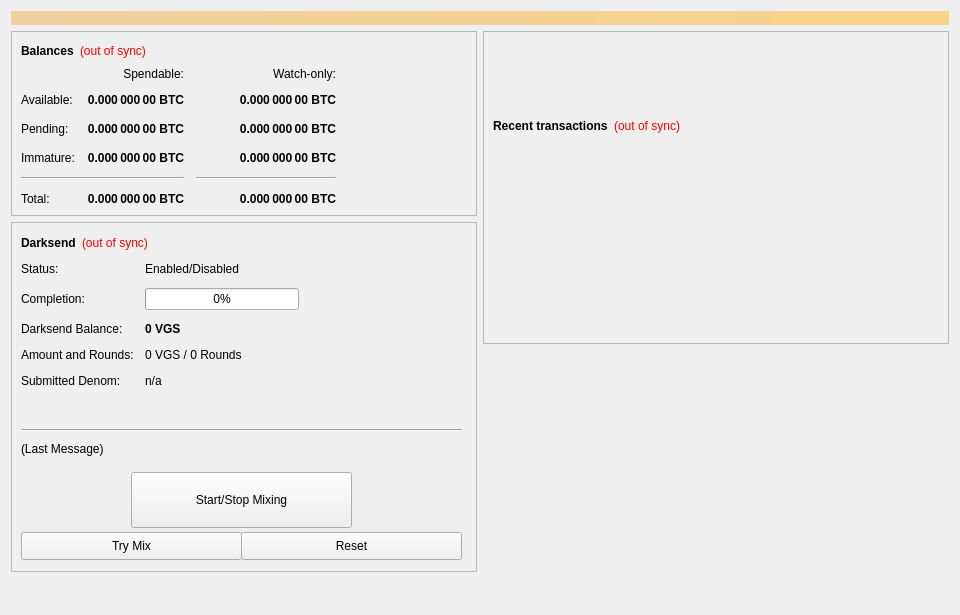
<?xml version="1.0" encoding="UTF-8"?>
<ui version="4.0">
 <class>OverviewPage</class>
 <widget class="QWidget" name="OverviewPage">
  <property name="geometry">
   <rect>
    <x>0</x>
    <y>0</y>
    <width>960</width>
    <height>615</height>
   </rect>
  </property>
  <property name="minimumSize">
   <size>
    <width>960</width>
    <height>0</height>
   </size>
  </property>
  <property name="windowTitle">
   <string>Form</string>
  </property>
  <layout class="QVBoxLayout" name="topLayout">
   <item>
    <widget class="QLabel" name="labelAlerts">
     <property name="visible">
      <bool>false</bool>
     </property>
     <property name="styleSheet">
      <string notr="true">background-color: qlineargradient(x1: 0, y1: 0, x2: 1, y2: 0, stop:0 #F0D0A0, stop:1 #F8D488); color:#000000;</string>
     </property>
     <property name="wordWrap">
      <bool>true</bool>
     </property>
     <property name="margin">
      <number>3</number>
     </property>
    </widget>
   </item>
   <item>
    <layout class="QHBoxLayout" name="horizontalLayout" stretch="1,1">
     <item>
      <layout class="QVBoxLayout" name="verticalLayout_2">
       <item>
        <widget class="QFrame" name="frame">
         <property name="frameShape">
          <enum>QFrame::StyledPanel</enum>
         </property>
         <property name="frameShadow">
          <enum>QFrame::Raised</enum>
         </property>
         <layout class="QVBoxLayout" name="verticalLayout_4">
          <item>
           <layout class="QHBoxLayout" name="horizontalLayout_4">
            <item>
             <widget class="QLabel" name="label_5">
              <property name="font">
               <font>
                <weight>75</weight>
                <bold>true</bold>
               </font>
              </property>
              <property name="text">
               <string>Balances</string>
              </property>
             </widget>
            </item>
            <item>
             <widget class="QLabel" name="labelWalletStatus">
              <property name="cursor">
               <cursorShape>WhatsThisCursor</cursorShape>
              </property>
              <property name="toolTip">
               <string>The displayed information may be out of date. Your wallet automatically synchronizes with the VGS network after a connection is established, but this process has not completed yet.</string>
              </property>
              <property name="styleSheet">
               <string notr="true">QLabel { color: red; }</string>
              </property>
              <property name="text">
               <string notr="true">(out of sync)</string>
              </property>
              <property name="alignment">
               <set>Qt::AlignLeading|Qt::AlignLeft|Qt::AlignVCenter</set>
              </property>
             </widget>
            </item>
            <item>
             <spacer name="horizontalSpacer_3">
              <property name="orientation">
               <enum>Qt::Horizontal</enum>
              </property>
              <property name="sizeHint" stdset="0">
               <size>
                <width>40</width>
                <height>20</height>
               </size>
              </property>
             </spacer>
            </item>
           </layout>
          </item>
          <item>
           <layout class="QGridLayout" name="gridLayout">
            <property name="spacing">
             <number>12</number>
            </property>
            <item row="2" column="2">
             <widget class="QLabel" name="labelWatchPending">
              <property name="font">
               <font>
                <weight>75</weight>
                <bold>true</bold>
               </font>
              </property>
              <property name="cursor">
               <cursorShape>IBeamCursor</cursorShape>
              </property>
              <property name="toolTip">
               <string>Unconfirmed transactions to watch-only addresses</string>
              </property>
              <property name="text">
               <string notr="true">0.000 000 00 BTC</string>
              </property>
              <property name="alignment">
               <set>Qt::AlignRight|Qt::AlignTrailing|Qt::AlignVCenter</set>
              </property>
              <property name="textInteractionFlags">
               <set>Qt::LinksAccessibleByMouse|Qt::TextSelectableByKeyboard|Qt::TextSelectableByMouse</set>
              </property>
             </widget>
            </item>
            <item row="2" column="1">
             <widget class="QLabel" name="labelUnconfirmed">
              <property name="font">
               <font>
                <weight>75</weight>
                <bold>true</bold>
               </font>
              </property>
              <property name="cursor">
               <cursorShape>IBeamCursor</cursorShape>
              </property>
              <property name="toolTip">
               <string>Total of transactions that have yet to be confirmed, and do not yet count toward the spendable balance</string>
              </property>
              <property name="text">
               <string notr="true">0.000 000 00 BTC</string>
              </property>
              <property name="alignment">
               <set>Qt::AlignRight|Qt::AlignTrailing|Qt::AlignVCenter</set>
              </property>
              <property name="textInteractionFlags">
               <set>Qt::LinksAccessibleByMouse|Qt::TextSelectableByKeyboard|Qt::TextSelectableByMouse</set>
              </property>
             </widget>
            </item>
            <item row="3" column="2">
             <widget class="QLabel" name="labelWatchImmature">
              <property name="font">
               <font>
                <weight>75</weight>
                <bold>true</bold>
               </font>
              </property>
              <property name="cursor">
               <cursorShape>IBeamCursor</cursorShape>
              </property>
              <property name="toolTip">
               <string>Staked or masternode rewards in watch-only addresses that has not yet matured</string>
              </property>
              <property name="text">
               <string notr="true">0.000 000 00 BTC</string>
              </property>
              <property name="alignment">
               <set>Qt::AlignRight|Qt::AlignTrailing|Qt::AlignVCenter</set>
              </property>
              <property name="textInteractionFlags">
               <set>Qt::LinksAccessibleByMouse|Qt::TextSelectableByKeyboard|Qt::TextSelectableByMouse</set>
              </property>
             </widget>
            </item>
            <item row="4" column="0" colspan="2">
             <widget class="Line" name="lineSpendableBalance">
              <property name="orientation">
               <enum>Qt::Horizontal</enum>
              </property>
             </widget>
            </item>
            <item row="4" column="2">
             <widget class="Line" name="lineWatchBalance">
              <property name="sizePolicy">
               <sizepolicy hsizetype="Preferred" vsizetype="Fixed">
                <horstretch>0</horstretch>
                <verstretch>0</verstretch>
               </sizepolicy>
              </property>
              <property name="minimumSize">
               <size>
                <width>140</width>
                <height>0</height>
               </size>
              </property>
              <property name="orientation">
               <enum>Qt::Horizontal</enum>
              </property>
             </widget>
            </item>
            <item row="5" column="0">
             <widget class="QLabel" name="labelTotalText">
              <property name="text">
               <string>Total:</string>
              </property>
             </widget>
            </item>
            <item row="3" column="1">
             <widget class="QLabel" name="labelImmature">
              <property name="font">
               <font>
                <weight>75</weight>
                <bold>true</bold>
               </font>
              </property>
              <property name="cursor">
               <cursorShape>IBeamCursor</cursorShape>
              </property>
              <property name="toolTip">
               <string>Staked or masternode rewards that has not yet matured</string>
              </property>
              <property name="text">
               <string notr="true">0.000 000 00 BTC</string>
              </property>
              <property name="alignment">
               <set>Qt::AlignRight|Qt::AlignTrailing|Qt::AlignVCenter</set>
              </property>
              <property name="textInteractionFlags">
               <set>Qt::LinksAccessibleByMouse|Qt::TextSelectableByKeyboard|Qt::TextSelectableByMouse</set>
              </property>
             </widget>
            </item>
            <item row="2" column="3">
             <spacer name="horizontalSpacer_2">
              <property name="orientation">
               <enum>Qt::Horizontal</enum>
              </property>
              <property name="sizeHint" stdset="0">
               <size>
                <width>40</width>
                <height>20</height>
               </size>
              </property>
             </spacer>
            </item>
            <item row="3" column="0">
             <widget class="QLabel" name="labelImmatureText">
              <property name="text">
               <string>Immature:</string>
              </property>
             </widget>
            </item>
            <item row="5" column="1">
             <widget class="QLabel" name="labelTotal">
              <property name="font">
               <font>
                <weight>75</weight>
                <bold>true</bold>
               </font>
              </property>
              <property name="cursor">
               <cursorShape>IBeamCursor</cursorShape>
              </property>
              <property name="toolTip">
               <string>Your current total balance</string>
              </property>
              <property name="text">
               <string notr="true">0.000 000 00 BTC</string>
              </property>
              <property name="alignment">
               <set>Qt::AlignRight|Qt::AlignTrailing|Qt::AlignVCenter</set>
              </property>
              <property name="textInteractionFlags">
               <set>Qt::LinksAccessibleByMouse|Qt::TextSelectableByKeyboard|Qt::TextSelectableByMouse</set>
              </property>
             </widget>
            </item>
            <item row="5" column="2">
             <widget class="QLabel" name="labelWatchTotal">
              <property name="font">
               <font>
                <weight>75</weight>
                <bold>true</bold>
               </font>
              </property>
              <property name="cursor">
               <cursorShape>IBeamCursor</cursorShape>
              </property>
              <property name="toolTip">
               <string>Current total balance in watch-only addresses</string>
              </property>
              <property name="text">
               <string notr="true">0.000 000 00 BTC</string>
              </property>
              <property name="alignment">
               <set>Qt::AlignRight|Qt::AlignTrailing|Qt::AlignVCenter</set>
              </property>
              <property name="textInteractionFlags">
               <set>Qt::LinksAccessibleByMouse|Qt::TextSelectableByKeyboard|Qt::TextSelectableByMouse</set>
              </property>
             </widget>
            </item>
            <item row="0" column="2">
             <widget class="QLabel" name="labelWatchonly">
              <property name="text">
               <string>Watch-only:</string>
              </property>
              <property name="alignment">
               <set>Qt::AlignRight|Qt::AlignTrailing|Qt::AlignVCenter</set>
              </property>
             </widget>
            </item>
            <item row="1" column="0">
             <widget class="QLabel" name="labelBalanceText">
              <property name="text">
               <string>Available:</string>
              </property>
             </widget>
            </item>
            <item row="1" column="1">
             <widget class="QLabel" name="labelBalance">
              <property name="font">
               <font>
                <weight>75</weight>
                <bold>true</bold>
               </font>
              </property>
              <property name="cursor">
               <cursorShape>IBeamCursor</cursorShape>
              </property>
              <property name="toolTip">
               <string>Your current spendable balance</string>
              </property>
              <property name="text">
               <string notr="true">0.000 000 00 BTC</string>
              </property>
              <property name="alignment">
               <set>Qt::AlignRight|Qt::AlignTrailing|Qt::AlignVCenter</set>
              </property>
              <property name="textInteractionFlags">
               <set>Qt::LinksAccessibleByMouse|Qt::TextSelectableByKeyboard|Qt::TextSelectableByMouse</set>
              </property>
             </widget>
            </item>
            <item row="1" column="2">
             <widget class="QLabel" name="labelWatchAvailable">
              <property name="font">
               <font>
                <weight>75</weight>
                <bold>true</bold>
               </font>
              </property>
              <property name="cursor">
               <cursorShape>IBeamCursor</cursorShape>
              </property>
              <property name="toolTip">
               <string>Your current balance in watch-only addresses</string>
              </property>
              <property name="text">
               <string notr="true">0.000 000 00 BTC</string>
              </property>
              <property name="alignment">
               <set>Qt::AlignRight|Qt::AlignTrailing|Qt::AlignVCenter</set>
              </property>
              <property name="textInteractionFlags">
               <set>Qt::LinksAccessibleByMouse|Qt::TextSelectableByKeyboard|Qt::TextSelectableByMouse</set>
              </property>
             </widget>
            </item>
            <item row="2" column="0">
             <widget class="QLabel" name="labelPendingText">
              <property name="text">
               <string>Pending:</string>
              </property>
             </widget>
            </item>
            <item row="0" column="1">
             <widget class="QLabel" name="labelSpendable">
              <property name="text">
               <string>Spendable:</string>
              </property>
              <property name="alignment">
               <set>Qt::AlignRight|Qt::AlignTrailing|Qt::AlignVCenter</set>
              </property>
             </widget>
            </item>
           </layout>
          </item>
         </layout>
        </widget>
       </item>
       <item>
        <widget class="QFrame" name="frameDarksend">
         <property name="minimumSize">
          <size>
           <width>0</width>
           <height>350</height>
          </size>
         </property>
         <property name="layoutDirection">
          <enum>Qt::LeftToRight</enum>
         </property>
         <property name="frameShape">
          <enum>QFrame::StyledPanel</enum>
         </property>
         <property name="frameShadow">
          <enum>QFrame::Raised</enum>
         </property>
         <widget class="QWidget" name="formLayoutWidget">
          <property name="geometry">
           <rect>
            <x>10</x>
            <y>40</y>
            <width>451</width>
            <height>161</height>
           </rect>
          </property>
          <layout class="QFormLayout" name="formLayout">
           <property name="fieldGrowthPolicy">
            <enum>QFormLayout::AllNonFixedFieldsGrow</enum>
           </property>
           <property name="horizontalSpacing">
            <number>11</number>
           </property>
           <property name="verticalSpacing">
            <number>12</number>
           </property>
           <item row="0" column="0">
            <widget class="QLabel" name="label_6">
             <property name="text">
              <string>Status:</string>
             </property>
            </widget>
           </item>
           <item row="1" column="0">
            <widget class="QLabel" name="label_7">
             <property name="text">
              <string>Completion:</string>
             </property>
            </widget>
           </item>
           <item row="1" column="1">
            <widget class="QProgressBar" name="DarksendProgress">
             <property name="maximumSize">
              <size>
               <width>154</width>
               <height>16777215</height>
              </size>
             </property>
             <property name="value">
              <number>0</number>
             </property>
            </widget>
           </item>
           <item row="2" column="0">
            <widget class="QLabel" name="labelAnonymizedText">
             <property name="text">
              <string>Darksend Balance:</string>
             </property>
            </widget>
           </item>
           <item row="2" column="1">
            <widget class="QLabel" name="labelAnonymized">
             <property name="font">
              <font>
               <weight>75</weight>
               <bold>true</bold>
              </font>
             </property>
             <property name="text">
              <string notr="true">0 VGS</string>
             </property>
            </widget>
           </item>
           <item row="3" column="0">
            <widget class="QLabel" name="label_8">
             <property name="text">
              <string>Amount and Rounds:</string>
             </property>
            </widget>
           </item>
           <item row="3" column="1">
            <widget class="QLabel" name="labelAmountRounds">
             <property name="text">
              <string>0 VGS / 0 Rounds</string>
             </property>
            </widget>
           </item>
           <item row="4" column="0">
            <widget class="QLabel" name="label_9">
             <property name="text">
              <string>Submitted Denom:</string>
             </property>
            </widget>
           </item>
           <item row="4" column="1">
            <widget class="QLabel" name="labelSubmittedDenom">
             <property name="toolTip">
              <string>The denominations you submitted to the Masternode.&lt;br&gt;To mix, other users must submit the exact same denominations.</string>
             </property>
             <property name="text">
              <string>n/a</string>
             </property>
            </widget>
           </item>
           <item row="0" column="1">
            <widget class="QLabel" name="DarksendEnabled">
             <property name="text">
              <string>Enabled/Disabled</string>
             </property>
            </widget>
           </item>
          </layout>
         </widget>
         <widget class="QPushButton" name="runAutoDenom">
          <property name="geometry">
           <rect>
            <x>251</x>
            <y>17</y>
            <width>1</width>
            <height>1</height>
           </rect>
          </property>
          <property name="palette">
           <palette>
            <active>
             <colorrole role="WindowText">
              <brush brushstyle="SolidPattern">
               <color alpha="255">
                <red>0</red>
                <green>0</green>
                <blue>0</blue>
               </color>
              </brush>
             </colorrole>
             <colorrole role="Button">
              <brush brushstyle="SolidPattern">
               <color alpha="255">
                <red>239</red>
                <green>238</green>
                <blue>238</blue>
               </color>
              </brush>
             </colorrole>
             <colorrole role="Light">
              <brush brushstyle="SolidPattern">
               <color alpha="255">
                <red>255</red>
                <green>255</green>
                <blue>255</blue>
               </color>
              </brush>
             </colorrole>
             <colorrole role="Midlight">
              <brush brushstyle="SolidPattern">
               <color alpha="255">
                <red>247</red>
                <green>246</green>
                <blue>246</blue>
               </color>
              </brush>
             </colorrole>
             <colorrole role="Dark">
              <brush brushstyle="SolidPattern">
               <color alpha="255">
                <red>119</red>
                <green>119</green>
                <blue>119</blue>
               </color>
              </brush>
             </colorrole>
             <colorrole role="Mid">
              <brush brushstyle="SolidPattern">
               <color alpha="255">
                <red>159</red>
                <green>159</green>
                <blue>159</blue>
               </color>
              </brush>
             </colorrole>
             <colorrole role="Text">
              <brush brushstyle="SolidPattern">
               <color alpha="255">
                <red>0</red>
                <green>0</green>
                <blue>0</blue>
               </color>
              </brush>
             </colorrole>
             <colorrole role="BrightText">
              <brush brushstyle="SolidPattern">
               <color alpha="255">
                <red>255</red>
                <green>255</green>
                <blue>255</blue>
               </color>
              </brush>
             </colorrole>
             <colorrole role="ButtonText">
              <brush brushstyle="SolidPattern">
               <color alpha="255">
                <red>0</red>
                <green>0</green>
                <blue>0</blue>
               </color>
              </brush>
             </colorrole>
             <colorrole role="Base">
              <brush brushstyle="SolidPattern">
               <color alpha="255">
                <red>255</red>
                <green>255</green>
                <blue>255</blue>
               </color>
              </brush>
             </colorrole>
             <colorrole role="Window">
              <brush brushstyle="SolidPattern">
               <color alpha="255">
                <red>239</red>
                <green>238</green>
                <blue>238</blue>
               </color>
              </brush>
             </colorrole>
             <colorrole role="Shadow">
              <brush brushstyle="SolidPattern">
               <color alpha="255">
                <red>0</red>
                <green>0</green>
                <blue>0</blue>
               </color>
              </brush>
             </colorrole>
             <colorrole role="AlternateBase">
              <brush brushstyle="SolidPattern">
               <color alpha="255">
                <red>247</red>
                <green>246</green>
                <blue>246</blue>
               </color>
              </brush>
             </colorrole>
             <colorrole role="ToolTipBase">
              <brush brushstyle="SolidPattern">
               <color alpha="255">
                <red>255</red>
                <green>255</green>
                <blue>220</blue>
               </color>
              </brush>
             </colorrole>
             <colorrole role="ToolTipText">
              <brush brushstyle="SolidPattern">
               <color alpha="255">
                <red>0</red>
                <green>0</green>
                <blue>0</blue>
               </color>
              </brush>
             </colorrole>
            </active>
            <inactive>
             <colorrole role="WindowText">
              <brush brushstyle="SolidPattern">
               <color alpha="255">
                <red>0</red>
                <green>0</green>
                <blue>0</blue>
               </color>
              </brush>
             </colorrole>
             <colorrole role="Button">
              <brush brushstyle="SolidPattern">
               <color alpha="255">
                <red>239</red>
                <green>238</green>
                <blue>238</blue>
               </color>
              </brush>
             </colorrole>
             <colorrole role="Light">
              <brush brushstyle="SolidPattern">
               <color alpha="255">
                <red>255</red>
                <green>255</green>
                <blue>255</blue>
               </color>
              </brush>
             </colorrole>
             <colorrole role="Midlight">
              <brush brushstyle="SolidPattern">
               <color alpha="255">
                <red>247</red>
                <green>246</green>
                <blue>246</blue>
               </color>
              </brush>
             </colorrole>
             <colorrole role="Dark">
              <brush brushstyle="SolidPattern">
               <color alpha="255">
                <red>119</red>
                <green>119</green>
                <blue>119</blue>
               </color>
              </brush>
             </colorrole>
             <colorrole role="Mid">
              <brush brushstyle="SolidPattern">
               <color alpha="255">
                <red>159</red>
                <green>159</green>
                <blue>159</blue>
               </color>
              </brush>
             </colorrole>
             <colorrole role="Text">
              <brush brushstyle="SolidPattern">
               <color alpha="255">
                <red>0</red>
                <green>0</green>
                <blue>0</blue>
               </color>
              </brush>
             </colorrole>
             <colorrole role="BrightText">
              <brush brushstyle="SolidPattern">
               <color alpha="255">
                <red>255</red>
                <green>255</green>
                <blue>255</blue>
               </color>
              </brush>
             </colorrole>
             <colorrole role="ButtonText">
              <brush brushstyle="SolidPattern">
               <color alpha="255">
                <red>0</red>
                <green>0</green>
                <blue>0</blue>
               </color>
              </brush>
             </colorrole>
             <colorrole role="Base">
              <brush brushstyle="SolidPattern">
               <color alpha="255">
                <red>255</red>
                <green>255</green>
                <blue>255</blue>
               </color>
              </brush>
             </colorrole>
             <colorrole role="Window">
              <brush brushstyle="SolidPattern">
               <color alpha="255">
                <red>239</red>
                <green>238</green>
                <blue>238</blue>
               </color>
              </brush>
             </colorrole>
             <colorrole role="Shadow">
              <brush brushstyle="SolidPattern">
               <color alpha="255">
                <red>0</red>
                <green>0</green>
                <blue>0</blue>
               </color>
              </brush>
             </colorrole>
             <colorrole role="AlternateBase">
              <brush brushstyle="SolidPattern">
               <color alpha="255">
                <red>247</red>
                <green>246</green>
                <blue>246</blue>
               </color>
              </brush>
             </colorrole>
             <colorrole role="ToolTipBase">
              <brush brushstyle="SolidPattern">
               <color alpha="255">
                <red>255</red>
                <green>255</green>
                <blue>220</blue>
               </color>
              </brush>
             </colorrole>
             <colorrole role="ToolTipText">
              <brush brushstyle="SolidPattern">
               <color alpha="255">
                <red>0</red>
                <green>0</green>
                <blue>0</blue>
               </color>
              </brush>
             </colorrole>
            </inactive>
            <disabled>
             <colorrole role="WindowText">
              <brush brushstyle="SolidPattern">
               <color alpha="255">
                <red>119</red>
                <green>119</green>
                <blue>119</blue>
               </color>
              </brush>
             </colorrole>
             <colorrole role="Button">
              <brush brushstyle="SolidPattern">
               <color alpha="255">
                <red>239</red>
                <green>238</green>
                <blue>238</blue>
               </color>
              </brush>
             </colorrole>
             <colorrole role="Light">
              <brush brushstyle="SolidPattern">
               <color alpha="255">
                <red>255</red>
                <green>255</green>
                <blue>255</blue>
               </color>
              </brush>
             </colorrole>
             <colorrole role="Midlight">
              <brush brushstyle="SolidPattern">
               <color alpha="255">
                <red>247</red>
                <green>246</green>
                <blue>246</blue>
               </color>
              </brush>
             </colorrole>
             <colorrole role="Dark">
              <brush brushstyle="SolidPattern">
               <color alpha="255">
                <red>119</red>
                <green>119</green>
                <blue>119</blue>
               </color>
              </brush>
             </colorrole>
             <colorrole role="Mid">
              <brush brushstyle="SolidPattern">
               <color alpha="255">
                <red>159</red>
                <green>159</green>
                <blue>159</blue>
               </color>
              </brush>
             </colorrole>
             <colorrole role="Text">
              <brush brushstyle="SolidPattern">
               <color alpha="255">
                <red>119</red>
                <green>119</green>
                <blue>119</blue>
               </color>
              </brush>
             </colorrole>
             <colorrole role="BrightText">
              <brush brushstyle="SolidPattern">
               <color alpha="255">
                <red>255</red>
                <green>255</green>
                <blue>255</blue>
               </color>
              </brush>
             </colorrole>
             <colorrole role="ButtonText">
              <brush brushstyle="SolidPattern">
               <color alpha="255">
                <red>119</red>
                <green>119</green>
                <blue>119</blue>
               </color>
              </brush>
             </colorrole>
             <colorrole role="Base">
              <brush brushstyle="SolidPattern">
               <color alpha="255">
                <red>239</red>
                <green>238</green>
                <blue>238</blue>
               </color>
              </brush>
             </colorrole>
             <colorrole role="Window">
              <brush brushstyle="SolidPattern">
               <color alpha="255">
                <red>239</red>
                <green>238</green>
                <blue>238</blue>
               </color>
              </brush>
             </colorrole>
             <colorrole role="Shadow">
              <brush brushstyle="SolidPattern">
               <color alpha="255">
                <red>0</red>
                <green>0</green>
                <blue>0</blue>
               </color>
              </brush>
             </colorrole>
             <colorrole role="AlternateBase">
              <brush brushstyle="SolidPattern">
               <color alpha="255">
                <red>239</red>
                <green>238</green>
                <blue>238</blue>
               </color>
              </brush>
             </colorrole>
             <colorrole role="ToolTipBase">
              <brush brushstyle="SolidPattern">
               <color alpha="255">
                <red>255</red>
                <green>255</green>
                <blue>220</blue>
               </color>
              </brush>
             </colorrole>
             <colorrole role="ToolTipText">
              <brush brushstyle="SolidPattern">
               <color alpha="255">
                <red>0</red>
                <green>0</green>
                <blue>0</blue>
               </color>
              </brush>
             </colorrole>
            </disabled>
           </palette>
          </property>
          <property name="focusPolicy">
           <enum>Qt::NoFocus</enum>
          </property>
          <property name="autoFillBackground">
           <bool>true</bool>
          </property>
          <property name="text">
           <string/>
          </property>
          <property name="flat">
           <bool>true</bool>
          </property>
         </widget>
         <widget class="QPushButton" name="toggleDarksend">
          <property name="geometry">
           <rect>
            <x>120</x>
            <y>250</y>
            <width>221</width>
            <height>56</height>
           </rect>
          </property>
          <property name="sizePolicy">
           <sizepolicy hsizetype="MinimumExpanding" vsizetype="Fixed">
            <horstretch>0</horstretch>
            <verstretch>0</verstretch>
           </sizepolicy>
          </property>
          <property name="text">
           <string>Start/Stop Mixing</string>
          </property>
         </widget>
         <widget class="Line" name="lineLastMessage">
          <property name="geometry">
           <rect>
            <x>10</x>
            <y>200</y>
            <width>441</width>
            <height>16</height>
           </rect>
          </property>
          <property name="orientation">
           <enum>Qt::Horizontal</enum>
          </property>
         </widget>
         <widget class="QLabel" name="DarksendStatus">
          <property name="geometry">
           <rect>
            <x>10</x>
            <y>220</y>
            <width>451</width>
            <height>61</height>
           </rect>
          </property>
          <property name="minimumSize">
           <size>
            <width>288</width>
            <height>43</height>
           </size>
          </property>
          <property name="text">
           <string>(Last Message)</string>
          </property>
          <property name="alignment">
           <set>Qt::AlignLeading|Qt::AlignLeft|Qt::AlignTop</set>
          </property>
          <property name="wordWrap">
           <bool>true</bool>
          </property>
         </widget>
         <widget class="QPushButton" name="DarksendAuto">
          <property name="geometry">
           <rect>
            <x>10</x>
            <y>310</y>
            <width>221</width>
            <height>28</height>
           </rect>
          </property>
          <property name="sizePolicy">
           <sizepolicy hsizetype="MinimumExpanding" vsizetype="Fixed">
            <horstretch>0</horstretch>
            <verstretch>0</verstretch>
           </sizepolicy>
          </property>
          <property name="toolTip">
           <string>Try to manually submit a Darksend request.</string>
          </property>
          <property name="text">
           <string>Try Mix</string>
          </property>
         </widget>
         <widget class="QPushButton" name="DarksendReset">
          <property name="geometry">
           <rect>
            <x>230</x>
            <y>310</y>
            <width>221</width>
            <height>28</height>
           </rect>
          </property>
          <property name="sizePolicy">
           <sizepolicy hsizetype="MinimumExpanding" vsizetype="Fixed">
            <horstretch>0</horstretch>
            <verstretch>0</verstretch>
           </sizepolicy>
          </property>
          <property name="toolTip">
           <string>Reset the current status of Darksend (can interrupt Darksend if it's in the process of Mixing, which can cost you money!)</string>
          </property>
          <property name="autoFillBackground">
           <bool>false</bool>
          </property>
          <property name="text">
           <string>Reset</string>
          </property>
         </widget>
         <widget class="QWidget" name="layoutWidget">
          <property name="geometry">
           <rect>
            <x>10</x>
            <y>10</y>
            <width>431</width>
            <height>22</height>
           </rect>
          </property>
          <layout class="QHBoxLayout" name="horizontalLayout_5">
           <item>
            <widget class="QLabel" name="label_2">
             <property name="font">
              <font>
               <weight>75</weight>
               <bold>true</bold>
              </font>
             </property>
             <property name="text">
              <string>Darksend</string>
             </property>
            </widget>
           </item>
           <item>
            <widget class="QLabel" name="labelDarksendSyncStatus">
             <property name="toolTip">
              <string>The displayed information may be out of date. Your wallet automatically synchronizes with the VGS network after a connection is established, but this process has not completed yet.</string>
             </property>
             <property name="styleSheet">
              <string notr="true">QLabel { color: red; }</string>
             </property>
             <property name="text">
              <string notr="true">(out of sync)</string>
             </property>
             <property name="alignment">
              <set>Qt::AlignLeading|Qt::AlignLeft|Qt::AlignVCenter</set>
             </property>
            </widget>
           </item>
           <item>
            <spacer name="horizontalSpacer_4">
             <property name="orientation">
              <enum>Qt::Horizontal</enum>
             </property>
             <property name="sizeHint" stdset="0">
              <size>
               <width>40</width>
               <height>20</height>
              </size>
             </property>
            </spacer>
           </item>
          </layout>
         </widget>
        </widget>
       </item>
       <item>
        <spacer name="verticalSpacer">
         <property name="orientation">
          <enum>Qt::Vertical</enum>
         </property>
         <property name="sizeHint" stdset="0">
          <size>
           <width>20</width>
           <height>40</height>
          </size>
         </property>
        </spacer>
       </item>
      </layout>
     </item>
     <item>
      <layout class="QVBoxLayout" name="verticalLayout_3">
       <item>
        <widget class="QFrame" name="frame_2">
         <property name="frameShape">
          <enum>QFrame::StyledPanel</enum>
         </property>
         <property name="frameShadow">
          <enum>QFrame::Raised</enum>
         </property>
         <layout class="QVBoxLayout" name="verticalLayout">
          <item>
           <spacer name="verticalSpacer_3">
            <property name="orientation">
             <enum>Qt::Vertical</enum>
            </property>
            <property name="sizeType">
             <enum>QSizePolicy::Fixed</enum>
            </property>
            <property name="sizeHint" stdset="0">
             <size>
              <width>20</width>
              <height>75</height>
             </size>
            </property>
           </spacer>
          </item>
          <item>
           <layout class="QHBoxLayout" name="horizontalLayout_2">
            <item>
             <widget class="QLabel" name="label_4">
              <property name="font">
               <font>
                <weight>75</weight>
                <bold>true</bold>
               </font>
              </property>
              <property name="text">
               <string>Recent transactions</string>
              </property>
             </widget>
            </item>
            <item>
             <widget class="QLabel" name="labelTransactionsStatus">
              <property name="cursor">
               <cursorShape>WhatsThisCursor</cursorShape>
              </property>
              <property name="toolTip">
               <string>The displayed information may be out of date. Your wallet automatically synchronizes with the VGS network after a connection is established, but this process has not completed yet.</string>
              </property>
              <property name="styleSheet">
               <string notr="true">QLabel { color: red; }</string>
              </property>
              <property name="text">
               <string notr="true">(out of sync)</string>
              </property>
              <property name="alignment">
               <set>Qt::AlignRight|Qt::AlignTrailing|Qt::AlignVCenter</set>
              </property>
             </widget>
            </item>
            <item>
             <spacer name="horizontalSpacer">
              <property name="orientation">
               <enum>Qt::Horizontal</enum>
              </property>
              <property name="sizeHint" stdset="0">
               <size>
                <width>40</width>
                <height>20</height>
               </size>
              </property>
             </spacer>
            </item>
           </layout>
          </item>
          <item>
           <widget class="QListView" name="listTransactions">
            <property name="styleSheet">
             <string notr="true">QListView { background: transparent; }</string>
            </property>
            <property name="frameShape">
             <enum>QFrame::NoFrame</enum>
            </property>
            <property name="verticalScrollBarPolicy">
             <enum>Qt::ScrollBarAlwaysOff</enum>
            </property>
            <property name="horizontalScrollBarPolicy">
             <enum>Qt::ScrollBarAlwaysOff</enum>
            </property>
            <property name="selectionMode">
             <enum>QAbstractItemView::NoSelection</enum>
            </property>
           </widget>
          </item>
         </layout>
        </widget>
       </item>
       <item>
        <spacer name="verticalSpacer_2">
         <property name="orientation">
          <enum>Qt::Vertical</enum>
         </property>
         <property name="sizeType">
          <enum>QSizePolicy::Expanding</enum>
         </property>
         <property name="sizeHint" stdset="0">
          <size>
           <width>20</width>
           <height>40</height>
          </size>
         </property>
        </spacer>
       </item>
      </layout>
     </item>
    </layout>
   </item>
  </layout>
 </widget>
 <resources/>
 <connections/>
</ui>
